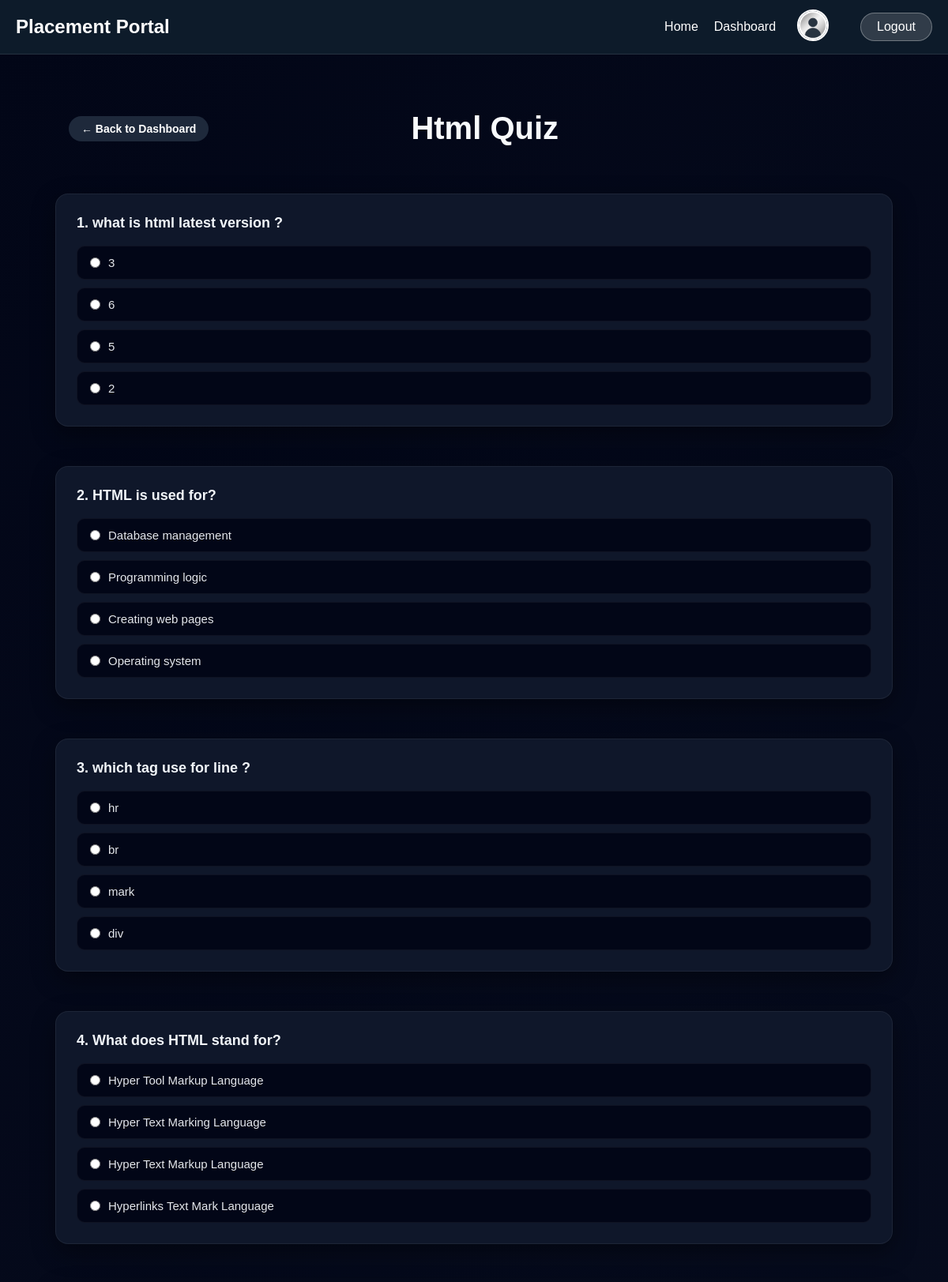
Page /quiz/html/ (signed in, upper part) on the committed database.
### portal/models.py (models this page shows, shortened)
class Category(models.Model):
    name = models.CharField(max_length=50)
    slug = models.SlugField(unique=True, blank=True)

class QuizQuestion(models.Model):
    category = models.ForeignKey(
        Category,
        on_delete=models.CASCADE,
        related_name='questions'  # <-- add this
    )
    question_text = models.TextField()

class QuizOption(models.Model):
    question = models.ForeignKey(QuizQuestion, on_delete=models.CASCADE, related_name="options")
    option_text = models.CharField(max_length=255)
    is_correct = models.BooleanField(default=False)

### portal/views.py (the view, shortened to what this page needs)
# urls.py: path('quiz/<slug:slug>/', views.category_quiz, name='category_quiz'),
@login_required
def category_quiz(request, slug):
    category = get_object_or_404(Category, slug=slug)
    questions = category.questions.prefetch_related('options').all()
    return render(request, 'category_quiz.html', {
        'category': category,
        'questions': questions
    })

### portal/context_processors.py (called while the page is built)
def user_profile(request):
    if request.user.is_authenticated:
        profile = StudentProfile.objects.filter(user=request.user).first()
        return {'profile': profile}
    return {}

### portal/templates/category_quiz.html (shortened to what this page needs)
{% extends 'base.html' %}
{% load static %}
{% block extra_css %}
<link rel="stylesheet" href="{% static 'css/category_quiz.css' %}">
{% endblock %}
{% block content %}
<div class="quiz-container">
    <h2 class="quiz-title">
          <a href="{% url 'dashboard' %}" class="btn-back">
                ← Back to Dashboard
            </a>
    {{ category.name|title }} Quiz
</h2>
    <form method="POST">
        <div class="quiz-grid">
            {% for question in questions %}
            <div class="question-card">
                <p class="question-text">{{ forloop.counter }}. {{ question.question_text }}</p>
                <div class="choices">
                    {% for option in question.options.all %}
                    <label>
                        <input type="radio" name="{{ question.id }}" value="{{ option.id }}">
                        <span>{{ option.option_text }}</span>
                    </label>
                    {% empty %}
                    <p style="color:red;">No options added.</p>
                    {% endfor %}
                </div>
            </div>
            {% empty %}
            <p>No questions in this category yet.</p>
            {% endfor %}
        </div>
    </form>
</div>
{% endblock %}

### portal/static/css/base.css (style rules this page uses)
* { margin: 0; padding: 0; box-sizing: border-box; }
body { font-family: 'Poppins', sans-serif; background: linear-gradient(135deg, #2563EB, #1E3A8A); min-height: 100vh; color: #FFFFFF; overflow-x: hidden; }

### portal/static/css/category_quiz.css (style rules this page uses)
body { background: linear-gradient(135deg, #020617, #0f172a); font-family: 'Poppins', sans-serif; color: #e5e7eb; }
.btn-back { text-decoration:none; font-size:14px; padding:8px 16px; border-radius:20px; transition:.25s; color:white; margin-left: -35%; }
.btn-back { background:#1e293b; }
.quiz-container { max-width: 1200px; margin: 120px auto 60px; padding: 20px; }
.quiz-title { text-align: center; font-size: 40px; font-weight: 700; margin-bottom: 60px; color: #f8fafc; display: flex; align-items: center; justify-content: center; gap: 12px; }
.question-card { background: #0f172a; border-radius: 16px; padding: 26px; border: 1px solid rgba(255, 255, 255, 0.06); transition: all .35s ease; box-shadow: 0 10px 30px rgba(0, 0, 0, .4); margin: 50px; }
.question-text { font-size: 18px; font-weight: 600; margin-bottom: 18px; color: #f1f5f9; }
.choices { display: flex; flex-direction: column; gap: 10px; }
.choices label { display: flex; align-items: center; padding: 12px 16px; border-radius: 10px; background: #020617; border: 1px solid rgba(255, 255, 255, 0.05); font-size: 15px; cursor: pointer; transition: all .25s ease; }
.choices input { margin-right: 10px; accent-color: #2563eb; }

### rows in the picture
Category: name "Html"
QuizQuestion: question_text "what is html latest version ?"
QuizOption: option_text "3"
QuizOption: option_text "6"
QuizOption: option_text "5"
QuizOption: option_text "2"
QuizQuestion: question_text "HTML is used for?"
QuizOption: option_text "Database management"
QuizOption: option_text "Programming logic"
QuizOption: option_text "Creating web pages"
QuizOption: option_text "Operating system"
QuizQuestion: question_text "which tag use for line ?"
QuizOption: option_text "hr"
QuizOption: option_text "br"
QuizOption: option_text "mark"
QuizOption: option_text "div"
QuizQuestion: question_text "What does HTML stand for?"
QuizOption: option_text "Hyper Tool Markup Language"
QuizOption: option_text "Hyper Text Marking Language"
QuizOption: option_text "Hyper Text Markup Language"
QuizOption: option_text "Hyperlinks Text Mark Language"
